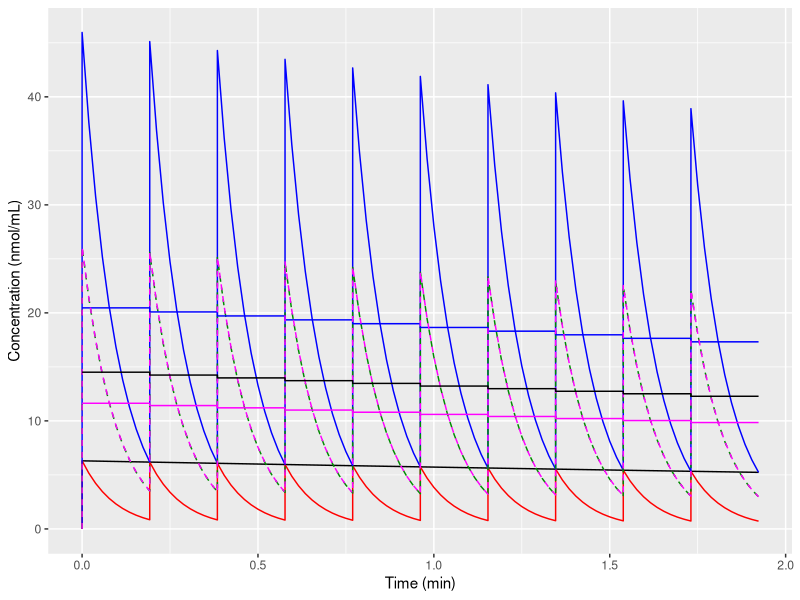

R code for this plot:
# Testing idea about mean concentrations
  rm(list = ls(all = T))
  
# First load libraries
  library(plyr)
  library(ggplot2)
  library(stringr)
  
# Define elimination rate constant, simulation resolution and forcing function
  # k <- 0.00017816/0.00031271  # brain
  # k <- 0.00038372/0.00031271  # heart
  # k <- 0.0017816/0.00031271   # kidney
  k <- 0.0075004/0.00071923   # lung
  tal <- 5.2
  forcingFunction <- function(t) {
    0.015*(exp(-3.81E-7*t - 1.34) + exp(-0.0145*t + 3.02) + exp(-0.101*t + 5.99))
  }
  
# Create base dataset times
  df <- data.frame(TIME = seq(0, 10/tal, by = 1/tal))
    
# Define starting concentrations
# For normal forcing function
  df$FFlo <- forcingFunction(df$TIME)
  df$FFlolag <- forcingFunction(df$TIME + 1/tal)
  
# For decay-corrected forcing function
  df$FFhi <- df$FFlo/exp(-k/tal)  
  df$FFhilag <- df$FFlolag/exp(-k/tal) 
  
# For mean method
  df$FFav <- (df$FFlo + df$FFhi)/2
  df$FFavlag <- (df$FFlolag + df$FFhilag)/2 
  
# For geometric mean method
  df$FFgm <- exp((log(df$FFlo) + log(df$FFhi))/2) 
  df$FFgmlag <- exp((log(df$FFlolag) + log(df$FFhilag))/2)  
  
# For mixed method
# Mixed method finds the mean of normal w/ no delay and corrected w/ delay
  df$FFnd <- forcingFunction(df$TIME - 1/tal) 
  df$FFndlag <- df$FFlo
  df$FFmx <- (df$FFnd + df$FFhi)/2       
  df$FFmxlag <- (df$FFndlag + df$FFhilag)/2
  
# Now we define our reported concentrations
# For normal and decay-corrected forcing function
  df$PREDhi <- df$FFlo
  df$PREDhi[df$TIME == 0] <- 0
  df$PREDlo <- df$PREDhi*exp(-k/tal)
  
# For mean and geomean methods
  df$PREDav <- (df$PREDlo + df$PREDhi)/2 # reported conc. for average
  df$PREDgm <- exp((log(df$PREDlo) + log(df$PREDhi))/2)
  
# For mixed method
  df$PREDnd <- df$FFnd*exp(-k/tal)     # reported conc. for uncorrected
  df$PREDnd[df$TIME == 0] <- 0
  df$PREDmx <- (df$PREDnd + df$PREDhi)/2 # reported conc. for average
  
# Using ddply create exponential decay
# Do not use the final row, as we only want 10 decays
  plotdf <- ddply(df[-dim(df)[1],], .(TIME), function(dv) {
    t <- dv$TIME
  # use a really small time to represent assignment occurring after reporting
    tdecay <- c(0, 1e-9, seq(0.1/tal, 0.9/tal, by = 0.1/tal))
    out <- data.frame(
      TIME = t + tdecay 
    )
    out$DV <- forcingFunction(out$TIME)
  # do not use first row, as this is defined by previous decay
    out$PREDlo <- c(dv$PREDlo, dv$FFlolag*exp(-k*tdecay[-1]))
    out$PREDhi <- c(dv$PREDhi, dv$FFhilag*exp(-k*tdecay[-1]))
    out$PREDav <- c(dv$PREDav, dv$FFavlag*exp(-k*tdecay[-1]))
    out$PREDgm <- c(dv$PREDgm, dv$FFgmlag*exp(-k*tdecay[-1]))
    out$PREDnd <- c(dv$PREDnd, dv$FFndlag*exp(-k*tdecay[-1]))
    out$PREDmx <- c(dv$PREDmx, dv$FFmxlag*exp(-k*tdecay[-1]))
    out
  })
  
# Need to bind the final values to the end of the dataset
# PREDhi should equal DV at the final time
  lastrow <- tail(df, 1)[, !str_detect(names(df), "FF")]
  lastrow$DV <- lastrow$PREDhi
  plotdf <- rbind(plotdf, lastrow)

# Create mean concentration dataset
# create for loop to look at each group of 10 numbers from tdecay = 1e-9 to tal
# +2 is + 1 + 1, one is for indexing starting at 1, other is to skip TIME == 0\
  meandf <- data.frame(NULL)
  for (i in 0:9*11+2) {
    loopdf <- plotdf[i:(i+10),]
    looptmp <- data.frame(
      TIME = c(head(loopdf$TIME, 1), tail(loopdf$TIME, 1)),
      mDV = mean(loopdf$DV),
      mlo = mean(loopdf$PREDlo),
      mhi = mean(loopdf$PREDhi),
      mav = mean(loopdf$PREDav),
      mgm = mean(loopdf$PREDgm),
      mnd = mean(loopdf$PREDnd),
      mmx = mean(loopdf$PREDmx),
      gmDV = exp(mean(log(loopdf$DV))),
      gmlo = exp(mean(log(loopdf$PREDlo))),
      gmhi = exp(mean(log(loopdf$PREDhi))),
      gmav = exp(mean(log(loopdf$PREDav))),
      gmgm = exp(mean(log(loopdf$PREDgm))),
      gmnd = exp(mean(log(loopdf$PREDnd))),
      gmmx = exp(mean(log(loopdf$PREDmx)))
    )
    meandf <- rbind(meandf, looptmp)
  }
  
# Plot data
  p <- NULL
  p <- ggplot()
  p <- p + geom_line(aes(x = TIME, y = DV),
    data = plotdf, colour = "black")
  
  p <- p + geom_line(aes(x = TIME, y = PREDnd), 
    data = plotdf, colour = "red")  #, linetype = "dashed")
  p <- p + geom_line(aes(x = TIME, y = PREDhi), 
    data = plotdf, colour = "blue")  #, linetype = "dashed")
  p <- p + geom_line(aes(x = TIME, y = PREDav),
    data = plotdf, colour = "green4", linetype = "dashed")
  
  # p <- p + geom_line(aes(x = TIME, y = mlo),
  #   data = meandf, colour = "red")
  p <- p + geom_line(aes(x = TIME, y = mhi),
    data = meandf, colour = "blue")
  # p <- p + geom_line(aes(x = TIME, y = mav),
  #   data = meandf, colour = "green4")

  # p <- p + geom_line(aes(x = TIME, y = PREDgm),
  #   data = plotdf, colour = "magenta", linetype = "dashed")
  # p <- p + geom_line(aes(x = TIME, y = mgm),
  #   data = meandf, colour = "magenta")
  
  p <- p + geom_line(aes(x = TIME, y = PREDmx),
    data = plotdf, colour = "magenta", linetype = "dashed")
  p <- p + geom_line(aes(x = TIME, y = mmx),
    data = meandf, colour = "magenta")
  
  p <- p + geom_line(aes(x = TIME, y = mav*1.25),
    data = meandf, colour = "black")

  # p <- p + geom_vline(xintercept = 0.5/5.2, linetype = "dashed", colour = "black")
  p <- p + xlab("Time (min)")
  p <- p + ylab("Concentration (nmol/mL)")
  # p <- p + scale_y_continuous(lim = c(4.5,7))  # brain
  # p <- p + scale_y_continuous(lim = c(4,8))  # heart
  # p <- p + scale_y_log10()
  p
  